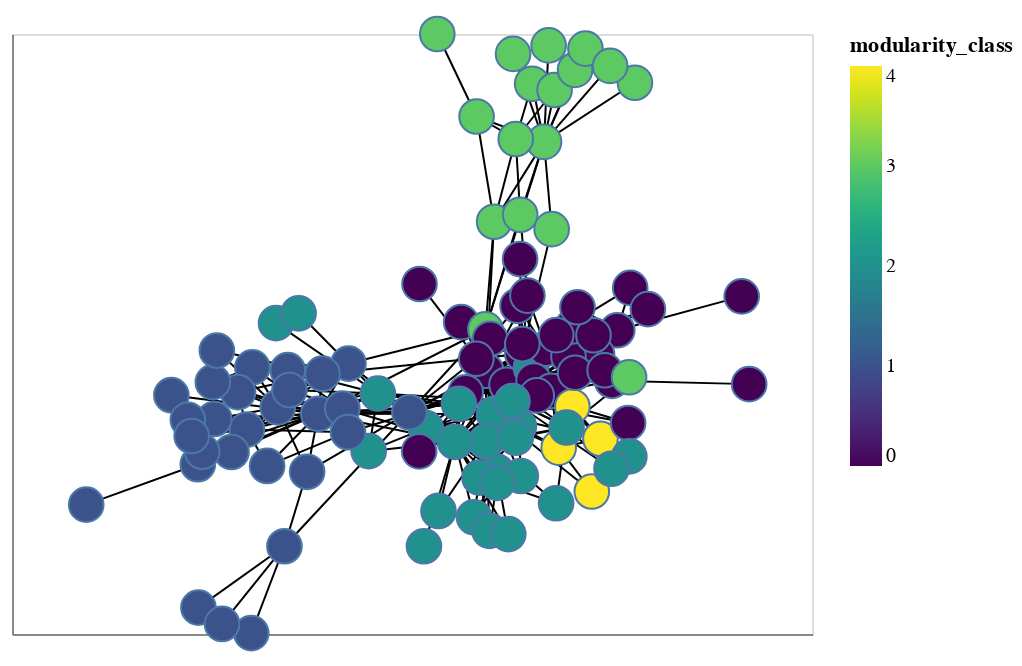

Notebook source saved alongside this figure:
### Markdown cell above
Draw the graph with nx_altair

### Code cell
viz = nxa.draw_networkx(
    G,
    pos=pos,
    node_color= 'modularity_class',
    cmap='viridis',
    width=1,
    edge_color='black',
    node_tooltip = ['name', 'modularity_class']
)
alt.vconcat(viz)

### Figure 1 — Vega-Lite specification as saved in the notebook (floating-point values rounded to 4 significant figures; data arrays with more than 128 entries replaced by an {"elided": "..."} marker saying what was removed)
{"config": {"view": {"continuousWidth": 400, "continuousHeight": 300}}, "vconcat": [{"layer": [{"data": {"name": "data-408b8f8f5a32863b96447d3d3b9ee92c"}, "mark": {"type": "line", "color": "black", "opacity": 1, "strokeWidth": 1}, "encoding": {"detail": {"type": "quantitative", "field": "edge"}, "x": {"type": "quantitative", "axis": {"grid": false, "labels": false, "ticks": false, "title": ""}, "field": "x"}, "y": {"type": "quantitative", "axis": {"grid": false, "labels": false, "ticks": false, "title": ""}, "field": "y"}}}, {"data": {"name": "data-29dad034cb7454a8cf8d442d00585c0a"}, "mark": {"type": "point", "opacity": 1, "size": 300, "strokeWidth": 1.0}, "encoding": {"fill": {"type": "quantitative", "field": "modularity_class", "scale": {"scheme": "viridis"}}, "tooltip": [{"type": "nominal", "field": "name"}, {"type": "quantitative", "field": "modularity_class"}], "x": {"type": "quantitative", "axis": {"grid": false, "labels": false, "ticks": false}, "field": "x"}, "y": {"type": "quantitative", "axis": {"grid": false, "labels": false, "ticks": false}, "field": "y"}}}]}], "$schema": "https://vega.github.io/schema/vega-lite/v4.8.1.json", "datasets": {"data-408b8f8f5a32863b96447d3d3b9ee92c": {"elided": "704 records"}, "data-29dad034cb7454a8cf8d442d00585c0a": [{"y": 0.01129, "betweenness": 0.004623, "degree": 5, "modularity_class": 1, "name": "Aemon", "x": -0.2428}, {"y": -0.0001919, "betweenness": 5.99e-05, "degree": 4, "modularity_class": 1, "name": "Grenn", "x": -0.4592}, {"y": -0.1202, "betweenness": 0.03227, "degree": 15, "modularity_class": 1, "name": "Samwell", "x": -0.402}, {"y": 0.1356, "betweenness": 0.0, "degree": 4, "modularity_class": 0, "name": "Aerys", "x": 0.01062}, {"y": -0.0103, "betweenness": 0.09994, "degree": 24, "modularity_class": 0, "name": "Jaime", "x": 0.06677}, {"y": 0.1143, "betweenness": 0.2095, "degree": 18, "modularity_class": 3, "name": "Robert", "x": 0.06512}, {"y": 0.04041, "betweenness": 0.1979, "degree": 36, "modularity_class": 0, "name": "Tyrion", "x": 0.1481}, {"y": -0.05223, "betweenness": 0.06554, "degree": 22, "modularity_class": 0, "name": "Tywin", "x": 0.1128}, {"y": -0.07427, "betweenness": 0.0, "degree": 3, "modularity_class": 1, "name": "Alliser", "x": -0.4914}, {"y": -0.1867, "betweenness": 0.007276, "degree": 12, "modularity_class": 1, "name": "Mance", "x": -0.4715}, {"y": 0.2129, "betweenness": 0.0, "degree": 1, "modularity_class": 0, "name": "Amory", "x": 0.6418}, {"y": 0.1113, "betweenness": 0.01958, "degree": 7, "modularity_class": 0, "name": "Oberyn", "x": 0.3618}, {"y": -0.1398, "betweenness": 0.07961, "degree": 19, "modularity_class": 2, "name": "Arya", "x": 0.08459}, {"y": -0.3724, "betweenness": 0.0, "degree": 2, "modularity_class": 4, "name": "Anguy", "x": 0.3046}, {"y": -0.2409, "betweenness": 0.0006091, "degree": 6, "modularity_class": 4, "name": "Beric", "x": 0.2301}, {"y": -0.07857, "betweenness": 0.06302, "degree": 14, "modularity_class": 2, "name": "Bran", "x": -0.1768}, {"y": -0.3124, "betweenness": 0.004727, "degree": 8, "modularity_class": 2, "name": "Brynden", "x": 0.09032}, {"y": -0.001352, "betweenness": 0.02675, "degree": 20, "modularity_class": 2, "name": "Cersei", "x": 0.1677}, {"y": -0.2143, "betweenness": 0.0, "degree": 4, "modularity_class": 4, "name": "Gendry", "x": 0.324}, {"y": 0.05584, "betweenness": 0.00588, "degree": 12, "modularity_class": 0, "name": "Gregor", "x": 0.2015}, {"y": -0.03945, "betweenness": 0.02543, "degree": 18, "modularity_class": 0, "name": "Joffrey", "x": 0.1737}, {"y": -0.1393, "betweenness": 0.23, "degree": 26, "modularity_class": 1, "name": "Jon", "x": -0.3107}, {"y": -0.1823, "betweenness": 0.0007626, "degree": 6, "modularity_class": 2, "name": "Rickon", "x": -0.06887}, {"y": -0.3258, "betweenness": 0.000263, "degree": 4, "modularity_class": 2, "name": "Roose", "x": 0.1448}, {"y": -0.07066, "betweenness": 0.01416, "degree": 13, "modularity_class": 0, "name": "Sandor", "x": 0.213}, {"y": -0.1177, "betweenness": 0.001926, "degree": 5, "modularity_class": 4, "name": "Thoros", "x": 0.2608}, {"y": -0.07475, "betweenness": 0.0006281, "degree": 6, "modularity_class": 0, "name": "Balon", "x": 0.0209}, {"y": -0.08426, "betweenness": 0.003781, "degree": 9, "modularity_class": 0, "name": "Loras", "x": 0.1807}, {"y": 0.7526, "betweenness": 0.01887, "degree": 4, "modularity_class": 3, "name": "Belwas", "x": 0.04534}, {"y": 0.4368, "betweenness": 0.04011, "degree": 6, "modularity_class": 3, "name": "Barristan", "x": 0.08477}, {"y": 1.0, "betweenness": 0.0, "degree": 1, "modularity_class": 3, "name": "Illyrio", "x": -0.04308}, {"y": -0.1234, "betweenness": 0.002194, "degree": 4, "modularity_class": 1, "name": "Hodor", "x": -0.2568}, {"y": -0.0085, "betweenness": 0.0004065, "degree": 4, "modularity_class": 1, "name": "Jojen", "x": -0.3795}, {"y": 0.1326, "betweenness": 0.0, "degree": 2, "modularity_class": 2, "name": "Luwin", "x": -0.406}, {"y": -0.0682, "betweenness": 0.001992, "degree": 5, "modularity_class": 1, "name": "Meera", "x": -0.3758}, {"y": 0.162, "betweenness": 0.0, "degree": 2, "modularity_class": 2, "name": "Nan", "x": -0.3551}, {"y": -0.2514, "betweenness": 0.0004718, "degree": 4, "modularity_class": 2, "name": "Theon", "x": -0.1975}, {"y": -0.1767, "betweenness": 0.001538, "degree": 7, "modularity_class": 2, "name": "Brienne", "x": 0.1406}, {"y": 0.1846, "betweenness": 0.0001048, "degree": 4, "modularity_class": 0, "name": "Bronn", "x": 0.1374}, {"y": 0.08573, "betweenness": 0.0008359, "degree": 5, "modularity_class": 0, "name": "Podrick", "x": 0.0758}, {"y": -0.4497, "betweenness": 0.0006601, "degree": 5, "modularity_class": 2, "name": "Lothar", "x": 0.03958}, {"y": -0.3309, "betweenness": 0.003273, "degree": 8, "modularity_class": 2, "name": "Walder", "x": 0.05203}, {"y": -0.2225, "betweenness": 0.04891, "degree": 18, "modularity_class": 2, "name": "Catelyn", "x": 0.06636}, {"y": -0.3466, "betweenness": 0.006317, "degree": 8, "modularity_class": 2, "name": "Edmure", "x": 0.09135}, {"y": -0.4077, "betweenness": 0.0002426, "degree": 3, "modularity_class": 2, "name": "Hoster", "x": 0.2242}, {"y": -0.4308, "betweenness": 0.0, "degree": 2, "modularity_class": 2, "name": "Jeyne", "x": -0.04039}, {"y": -0.1804, "betweenness": 0.01522, "degree": 10, "modularity_class": 2, "name": "Lysa", "x": 0.2478}, {"y": -0.2112, "betweenness": 0.00115, "degree": 7, "modularity_class": 2, "name": "Petyr", "x": 0.1334}, {"y": -0.2234, "betweenness": 0.127, "degree": 25, "modularity_class": 2, "name": "Robb", "x": -0.003339}, {"y": -0.4906, "betweenness": 6.752e-05, "degree": 4, "modularity_class": 2, "name": "Roslin", "x": 0.07426}, {"y": -0.1009, "betweenness": 0.1267, "degree": 26, "modularity_class": 2, "name": "Sansa", "x": 0.126}, {"y": -0.1346, "betweenness": 0.1027, "degree": 14, "modularity_class": 1, "name": "Stannis", "x": -0.1059}, {"y": 0.2152, "betweenness": 0.002997, "degree": 5, "modularity_class": 0, "name": "Elia", "x": 0.1597}, {"y": 0.03927, "betweenness": 0.0, "degree": 6, "modularity_class": 0, "name": "Ilyn", "x": 0.3163}, {"y": 0.03255, "betweenness": 0.000259, "degree": 7, "modularity_class": 0, "name": "Meryn", "x": 0.2521}, {"y": 0.123, "betweenness": 0.0, "degree": 4, "modularity_class": 0, "name": "Pycelle", "x": 0.2613}, {"y": 0.09628, "betweenness": 0.001252, "degree": 5, "modularity_class": 0, "name": "Shae", "x": 0.3084}, {"y": 0.09673, "betweenness": 0.0009094, "degree": 7, "modularity_class": 0, "name": "Varys", "x": 0.2245}, {"y": -0.2908, "betweenness": 0.01887, "degree": 5, "modularity_class": 1, "name": "Craster", "x": -0.5819}, {"y": -0.4119, "betweenness": 0.0, "degree": 1, "modularity_class": 1, "name": "Karl", "x": -0.833}, {"y": 0.8506, "betweenness": 5.99e-05, "degree": 4, "modularity_class": 3, "name": "Daario", "x": 0.1703}, {"y": 0.832, "betweenness": 5.99e-05, "degree": 4, "modularity_class": 3, "name": "Drogo", "x": 0.2208}, {"y": 0.8924, "betweenness": 0.0001797, "degree": 4, "modularity_class": 3, "name": "Irri", "x": 0.2668}, {"y": 0.6764, "betweenness": 0.1572, "degree": 14, "modularity_class": 3, "name": "Daenerys", "x": 0.1971}, {"y": 0.9561, "betweenness": 0.0, "degree": 1, "modularity_class": 3, "name": "Aegon", "x": 0.2902}, {"y": 0.685, "betweenness": 0.00233, "degree": 6, "modularity_class": 3, "name": "Jorah", "x": 0.1334}, {"y": 0.8538, "betweenness": 0.0, "degree": 1, "modularity_class": 3, "name": "Kraznys", "x": 0.4016}, {"y": 0.9042, "betweenness": 0.0, "degree": 2, "modularity_class": 3, "name": "Missandei", "x": 0.3458}, {"y": 0.9403, "betweenness": 0.0, "degree": 1, "modularity_class": 3, "name": "Rakharo", "x": 0.1274}, {"y": 0.4575, "betweenness": 0.007313, "degree": 6, "modularity_class": 3, "name": "Rhaegar", "x": 0.1435}, {"y": 0.4146, "betweenness": 0.01564, "degree": 3, "modularity_class": 3, "name": "Viserys", "x": 0.2143}, {"y": 0.9658, "betweenness": 0.0, "degree": 1, "modularity_class": 3, "name": "Worm", "x": 0.2074}, {"y": -0.5368, "betweenness": 0.05606, "degree": 5, "modularity_class": 1, "name": "Davos", "x": -0.387}, {"y": -0.7209, "betweenness": 0.0, "degree": 1, "modularity_class": 1, "name": "Cressen", "x": -0.5805}, {"y": -0.7973, "betweenness": 0.0, "degree": 1, "modularity_class": 1, "name": "Salladhor", "x": -0.4617}, {"y": -0.1092, "betweenness": 0.01934, "degree": 12, "modularity_class": 2, "name": "Eddard", "x": 0.005492}, {"y": -0.04445, "betweenness": 0.0, "degree": 3, "modularity_class": 1, "name": "Eddison", "x": -0.5481}, {"y": -0.254, "betweenness": 0.0, "degree": 4, "modularity_class": 1, "name": "Gilly", "x": -0.5061}, {"y": -0.2521, "betweenness": 0.0, "degree": 1, "modularity_class": 0, "name": "Qyburn", "x": -0.08389}, {"y": 0.02589, "betweenness": 0.004228, "degree": 8, "modularity_class": 0, "name": "Renly", "x": 0.04474}, {"y": -0.01628, "betweenness": 0.0006984, "degree": 5, "modularity_class": 0, "name": "Tommen", "x": 0.267}, {"y": -0.01908, "betweenness": 0.02356, "degree": 6, "modularity_class": 1, "name": "Janos", "x": -0.3015}, {"y": 0.05032, "betweenness": 0.0, "degree": 2, "modularity_class": 1, "name": "Bowen", "x": -0.5391}, {"y": -0.04049, "betweenness": 0.01922, "degree": 6, "modularity_class": 0, "name": "Kevan", "x": 0.3498}, {"y": 0.06975, "betweenness": 0.001097, "degree": 7, "modularity_class": 0, "name": "Margaery", "x": 0.1482}, {"y": -0.00878, "betweenness": 0.0006236, "degree": 4, "modularity_class": 0, "name": "Myrcella", "x": 0.3335}, {"y": -0.2958, "betweenness": 0.0, "degree": 3, "modularity_class": 1, "name": "Dalla", "x": -0.426}, {"y": -0.3135, "betweenness": 0.008609, "degree": 4, "modularity_class": 1, "name": "Melisandre", "x": -0.3359}, {"y": -0.08357, "betweenness": 0.0, "degree": 1, "modularity_class": 1, "name": "Orell", "x": -0.6414}, {"y": -0.1549, "betweenness": 0.0002636, "degree": 5, "modularity_class": 1, "name": "Qhorin", "x": -0.5449}, {"y": -0.1574, "betweenness": 0.0, "degree": 4, "modularity_class": 1, "name": "Rattleshirt", "x": -0.6043}, {"y": -0.2531, "betweenness": 0.0, "degree": 2, "modularity_class": 1, "name": "Styr", "x": -0.5721}, {"y": -0.1945, "betweenness": 0.005898, "degree": 4, "modularity_class": 1, "name": "Val", "x": -0.2439}, {"y": -0.2061, "betweenness": 0.0, "degree": 4, "modularity_class": 1, "name": "Ygritte", "x": -0.5957}, {"y": -0.0296, "betweenness": 0.0005765, "degree": 2, "modularity_class": 3, "name": "Jon Arryn", "x": 0.3884}, {"y": -0.05038, "betweenness": 0.0, "degree": 1, "modularity_class": 0, "name": "Lancel", "x": 0.6586}, {"y": -0.1671, "betweenness": 0.0, "degree": 2, "modularity_class": 0, "name": "Olenna", "x": 0.3863}, {"y": -0.2672, "betweenness": 0.0, "degree": 3, "modularity_class": 2, "name": "Marillion", "x": 0.3891}, {"y": -0.3044, "betweenness": 0.0, "degree": 3, "modularity_class": 2, "name": "Robert Arryn", "x": 0.3488}, {"y": 0.2383, "betweenness": 0.0, "degree": 2, "modularity_class": 0, "name": "Ellaria", "x": 0.391}, {"y": 0.1802, "betweenness": 0.0, "degree": 3, "modularity_class": 0, "name": "Mace", "x": 0.2724}, {"y": -0.5004, "betweenness": 0.0, "degree": 2, "modularity_class": 2, "name": "Rickard", "x": 0.1166}, {"y": -0.5368, "betweenness": 0.0, "degree": 1, "modularity_class": 2, "name": "Ramsay", "x": -0.07317}, {"y": 0.1746, "betweenness": 0.0, "degree": 2, "modularity_class": 0, "name": "Chataya", "x": 0.4308}, {"y": -0.7698, "betweenness": 0.0, "degree": 1, "modularity_class": 1, "name": "Shireen", "x": -0.5273}, {"y": 0.3248, "betweenness": 0.0, "degree": 1, "modularity_class": 0, "name": "Doran", "x": 0.1431}, {"y": 0.2502, "betweenness": 0.0, "degree": 1, "modularity_class": 0, "name": "Walton", "x": -0.08311}]}}
